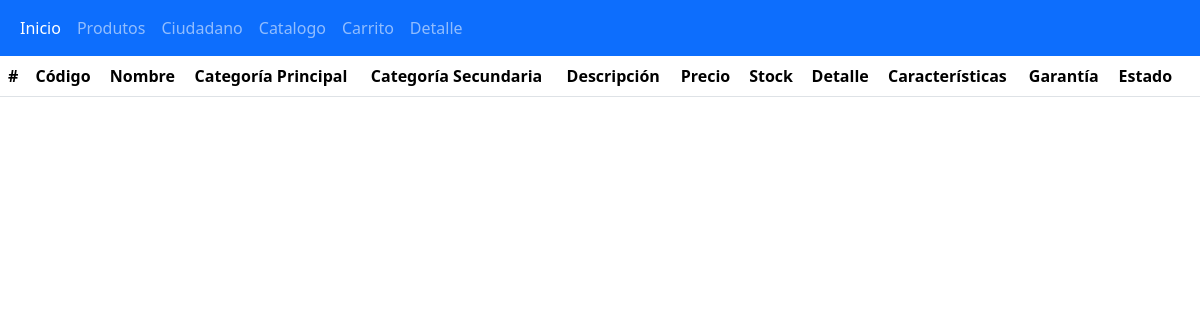
/, run on an earlier commit of the app's database.
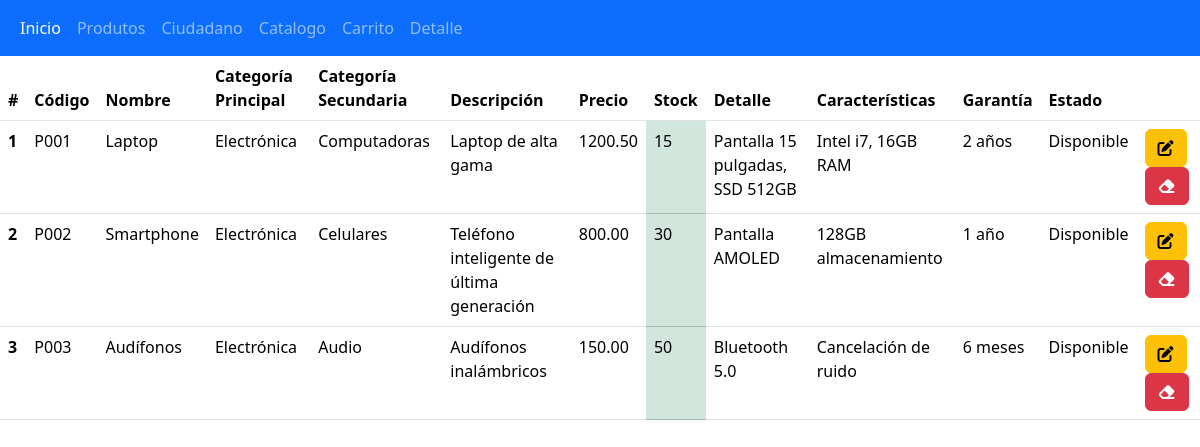
And on a later commit of the database.
### tables this page shows
CREATE TABLE `producto` (
  `id` int(11) NOT NULL,
  `codigo` varchar(20) NOT NULL,
  `nombre` varchar(100) NOT NULL,
  `categoriaPrincipal` varchar(50) DEFAULT NULL,
  `categoriaSecundaria` varchar(50) DEFAULT NULL,
  `descripcion` text DEFAULT NULL,
  `precio` decimal(10,2) NOT NULL,
  `stock` int(11) DEFAULT NULL,
  `detalle` text DEFAULT NULL,
  `caracteristicas` text DEFAULT NULL,
  `garantia` varchar(50) DEFAULT NULL,
  `estado` varchar(20) DEFAULT NULL
);

### index.php (the view, shortened to what this page needs)
<!DOCTYPE html>
<html lang="es">
<head>
  <link href="https://cdn.jsdelivr.net/npm/bootstrap@5.3.3/dist/css/bootstrap.min.css" rel="stylesheet">
</head>
<body>
<?php
include "navbar.php";
include "conexion.php";
$sql = $conexion->query("SELECT id, codigo, nombre, categoriaPrincipal, categoriaSecundaria, descripcion, precio, stock, detalle, caracteristicas, garantia, estado FROM producto");
?>
<table class="table">
    <thead class="bg-info">
    <tr>
        <th scope="col">#</th>
        <th scope="col">Código</th>
        <th scope="col">Nombre</th>
        <th scope="col">Categoría Principal</th>
        <th scope="col">Categoría Secundaria</th>
        <th scope="col">Descripción</th>
        <th scope="col">Precio</th>
        <th scope="col">Stock</th>
        <th scope="col">Detalle</th>
        <th scope="col">Características</th>
        <th scope="col">Garantía</th>
        <th scope="col">Estado</th>
        <th scope="col"></th>
    </tr>
    </thead>
    <tbody>
    <?php while($datos = $sql->fetch_object()){ ?>
        <tr>
            <th scope="row"><?= $datos->id ?></th>
            <td><?= $datos->codigo ?></td>
            <td><?= $datos->nombre ?></td>
            <td><?= $datos->categoriaPrincipal ?></td>
            <td><?= $datos->categoriaSecundaria ?></td>
            <td><?= $datos->descripcion ?></td>
            <td><?= $datos->precio ?></td>
            <?php
        if($datos->stock  == 0){?>
            <td class="table-danger"><?= $datos->stock ?></td>
        <?php }else{?>
            <td class="table-success"><?= $datos->stock ?></td>
            <?php }?>
            <td><?= $datos->detalle ?></td>
            <td><?= $datos->caracteristicas ?></td>
            <td><?= $datos->garantia ?></td>
            <td><?= $datos->estado ?></td>
            <td>
                <a href="actualizar/actualizarProducto.php?id=<?= $datos->id ?>" class="btn btn-small btn-warning"><i class="fa-solid fa-pen-to-square"></i></a>
                <a href="eliminar/eliminarProducto.php?id=<?= $datos->id ?>" class="btn btn-small btn-danger"><i class="fa-solid fa-eraser"></i></a>
            </td>
        </tr>
    <?php } ?>
  </tbody>
</table>
</body>
</html>

What changed in the data, as far as the page shows it:
added producto: id "1", codigo "P001", nombre "Laptop", categoriaPrincipal "Electrónica", categoriaSecundaria "Computadoras", descripcion "Laptop de alta gama", precio "1200.50", stock "15", detalle "Pantalla 15 pulgadas, SSD 512GB", caracteristicas "Intel i7, 16GB RAM", garantia "2 años", estado "Disponible"
added producto: id "2", codigo "P002", nombre "Smartphone", categoriaPrincipal "Electrónica", categoriaSecundaria "Celulares", descripcion "Teléfono inteligente de última generación", precio "800.00", stock "30", detalle "Pantalla AMOLED", caracteristicas "128GB almacenamiento", garantia "1 año", estado "Disponible"
added producto: id "3", codigo "P003", nombre "Audífonos", categoriaPrincipal "Electrónica", categoriaSecundaria "Audio", descripcion "Audífonos inalámbricos", precio "150.00", stock "50", detalle "Bluetooth 5.0", caracteristicas "Cancelación de ruido", garantia "6 meses", estado "Disponible"
